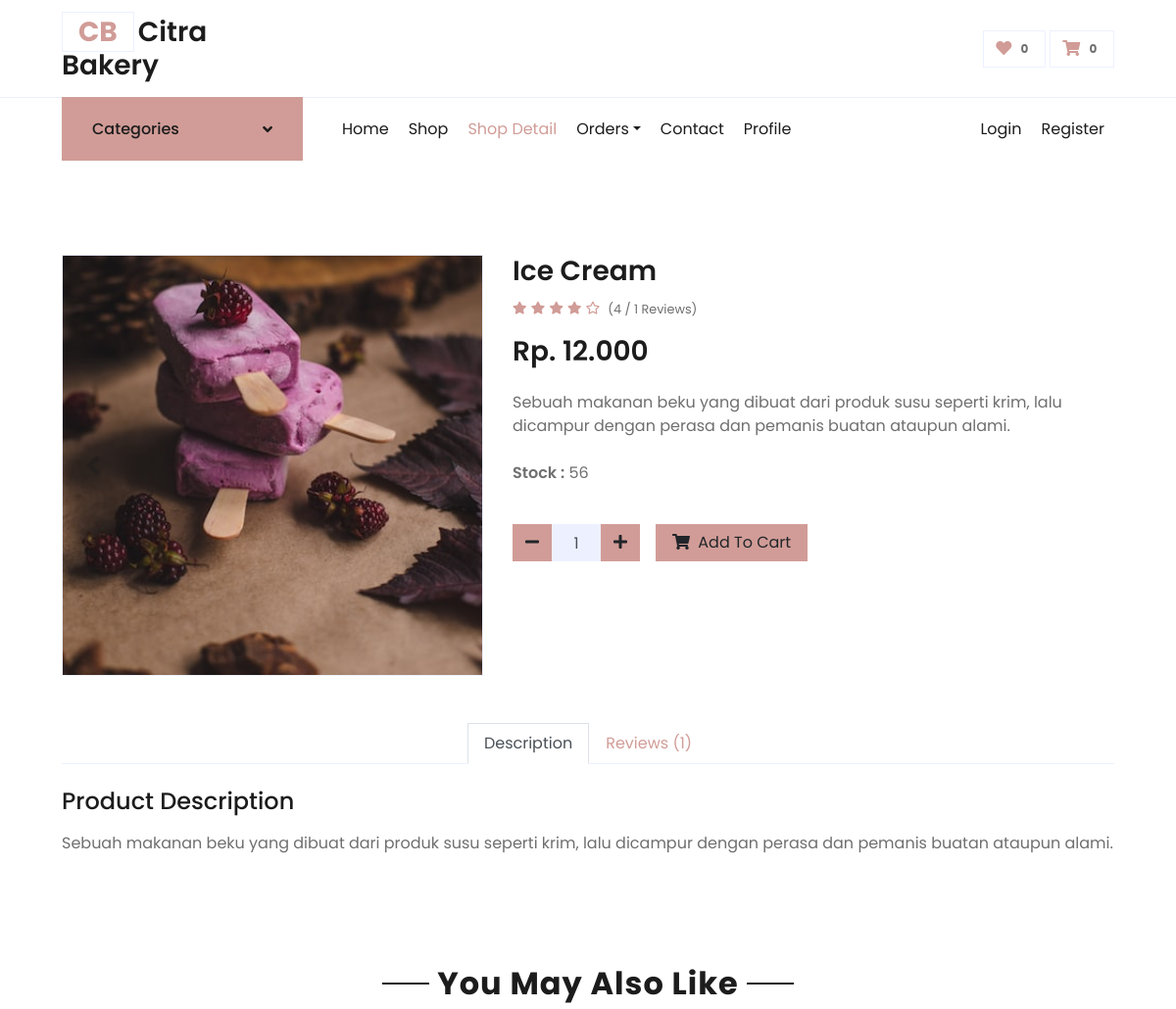
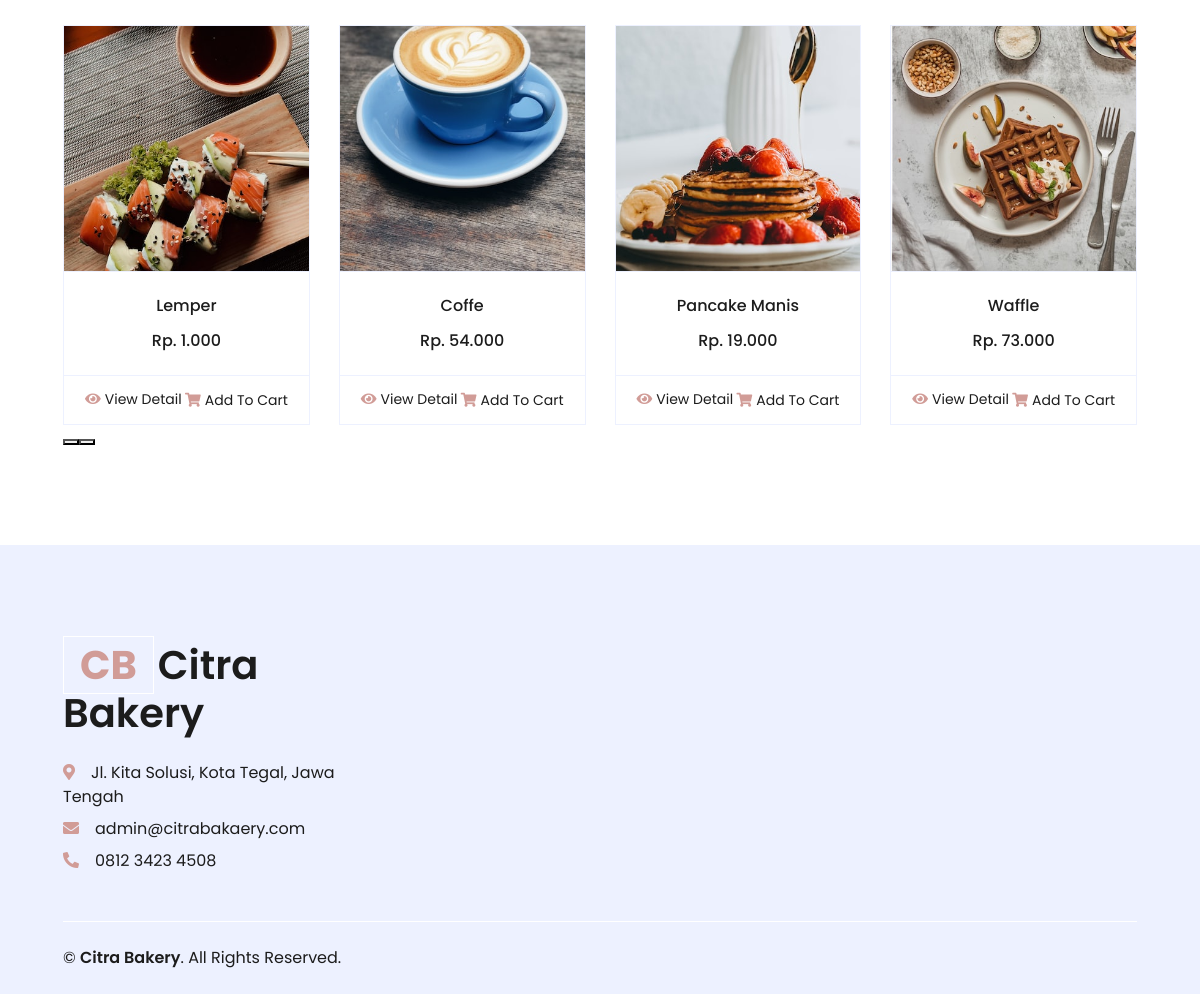
Screenshot of /detail/10 with the database file from the repository (2 pictures, top to bottom).
### tables this page shows
CREATE TABLE `gambar` (
  `id` int(11) NOT NULL,
  `idMenu` int(11) NOT NULL,
  `gambar` text NOT NULL,
  `createdAt` timestamp NOT NULL DEFAULT current_timestamp(),
  `updatedAt` timestamp NULL DEFAULT NULL ON UPDATE current_timestamp()
);

CREATE TABLE `menu` (
  `id` int(11) NOT NULL,
  `kategori_id` int(11) NOT NULL,
  `nama_menu` varchar(100) NOT NULL,
  `deskripsi` text DEFAULT NULL,
  `harga` int(11) NOT NULL,
  `stok` int(7) NOT NULL DEFAULT 0,
  `createdAt` timestamp NOT NULL DEFAULT current_timestamp(),
  `updatedAt` timestamp NULL DEFAULT NULL ON UPDATE current_timestamp()
);

### application/controllers/Frontend.php (called while the page is built, shortened)
<?php
class Frontend extends CI_Controller
{
    public function __construct()
    {
        $this->load->model('M_Front', 'front');
    }
    public function detail($id)
    {
        $product = $this->front->getProduct([
            'menu.id' => $id
        ]);
        $gambar = $this->front->getGambar([
            'idMenu' => $id
        ]);
        $review = $this->front->getReview([
            'review.idMenu' => $id
        ]);
        $rating = $this->front->getRating([
            'idMenu' => $id
        ]);
        $rating = [
            'rating' => round($rating->rating, 1),
            'total' => $rating->total
        ];
        $data = [
            'title'    => 'Shop Detail | Citra Bakery',
            'page'     => 'frontend/detail',
            'kategori' => $this->front->getKategori(),
            'product'  => $product,
            'gambar'   => $gambar,
            'products' => $this->front->getProductRandom($id),
            'review'   => $review,
            'rating'   => $rating
        ];
        $this->load->view('frontend/index', $data);
    }
}

### index.php (called while the page is built, shortened)
<?php
require_once BASEPATH . 'core/CodeIgniter.php';

### application/models/M_Front.php (called while the page is built, shortened)
<?php
class M_Front extends CI_Model
{
	public function getKategori()
	{
		$this->db->order_by('kategori', 'asc');
		return $this->db->get('kategori')->result();
	}
	public function getProduct($where)
	{
		$this->db->where($where);
		return $this->db->get('menu')->row();
	}
	public function getGambar($where)
	{
		$this->db->where($where);
		$this->db->order_by('createdAt', 'desc');
		return $this->db->get('gambar')->result();
	}
	public function getProductRandom($id)
	{
		$this->db->where('id !=', $id);
		$this->db->order_by('nama_menu', 'RANDOM');
		return $this->db->get('menu', 5)->result();
	}
	public function getReview($where)
	{
		$this->db->select('review.*, user.name, user.image');
		$this->db->join('user', 'user.id = review.idUser', 'inner');
		$this->db->where($where);
		$this->db->order_by('review.createdAt', 'desc');
		return $this->db->get('review')->result();
	}
	public function getRating($where)
	{
		$this->db->select('AVG(rating) as rating, COUNT(id) as total');
		$this->db->where($where);
		return $this->db->get('review')->row();
	}
}

### application/helpers/menu_helper.php (called while the page is built, shortened)
<?php
function gambar($idMenu)
{
	$CI = &get_instance();
	$CI->db->where('idMenu', $idMenu);
	$CI->db->order_by('gambar', 'RANDOM');
	$data = $CI->db->get('gambar')->row();
	return $data->gambar;
}

### application/views/frontend/detail.php (the view, shortened to what this page needs)
<div class="container-fluid py-5">
	<div class="row px-xl-5">
		<div class="col-lg-5 pb-5">
			<div id="product-carousel" class="carousel slide" data-ride="carousel">
				<div class="carousel-inner border">
					<?php foreach ($gambar as $i => $g) : ?>
						<div class="carousel-item <?= ($i == 0) ? 'active' : ''; ?>">
							<img class="w-100 h-100" src="<?= base_url('upload/gambar/' . $g->gambar); ?>" alt="Image">
						</div>
					<?php endforeach; ?>
				</div>
				<a class="carousel-control-prev" href="#product-carousel" data-slide="prev">
					<i class="fa fa-2x fa-angle-left text-dark"></i>
				</a>
				<a class="carousel-control-next" href="#product-carousel" data-slide="next">
					<i class="fa fa-2x fa-angle-right text-dark"></i>
				</a>
			</div>
		</div>
		<div class="col-lg-7 pb-5">
			<h3 class="font-weight-semi-bold"><?= $product->nama_menu; ?></h3>
			<?php if ($rating['total'] != 0) : ?>
				<div class="d-flex mb-3">
					<div class="text-primary mr-2">
						<?php if ($rating['rating'] < 1) : ?>
							<small class="fas fa-star-half-alt"></small>
							<small class="far fa-star"></small>
							<small class="far fa-star"></small>
							<small class="far fa-star"></small>
							<small class="far fa-star"></small>
						<?php elseif ($rating['rating'] == 4) : ?>
							<small class="fas fa-star"></small>
							<small class="fas fa-star"></small>
							<small class="fas fa-star"></small>
							<small class="fas fa-star"></small>
							<small class="far fa-star"></small>
						<?php endif; ?>
					</div>
					<small class="pt-1">(<?= $rating['rating'] . ' / ' . $rating['total']; ?> Reviews)</small>
				</div>
			<?php endif; ?>
			<h3 class="font-weight-semi-bold mb-4"><?= 'Rp. ' . number_format($product->harga, 0, ',', '.'); ?></h3>
			<p class="mb-4">
				<?= $product->deskripsi; ?>
			</p>
			<p class="mb-4">
				<label class="font-weight-semi-bold">Stock : </label><?= ($product->stok > 0) ? ' ' . $product->stok : ' sold out'; ?>
			</p>
			<?php if ($product->stok > 0) : ?>
				<form action="<?= base_url('addToCart'); ?>" method="POST">
					<div class="d-flex align-items-center mb-4 pt-2">
						<div class="input-group mr-3" style="width: 130px;">
							<div class="input-group-btn">
								<button type="button" class="btn btn-primary" id="btn_minus">
									<i class="fa fa-minus"></i>
								</button>
							</div>
							<input type="text" class="form-control bg-secondary text-center" value="1" name="total" id="input_total">
							<div class="input-group-btn">
								<button type="button" class="btn btn-primary" id="btn_plus">
									<i class="fa fa-plus"></i>
								</button>
							</div>
						</div>
						<button type="submit" class="btn btn-primary px-3" id="add-to-cart"><i class="fa fa-shopping-cart mr-1"></i> Add To Cart</button>
					</div>
				</form>
			<?php endif; ?>
		</div>
	</div>
	<div class="row px-xl-5">
		<div class="col">
			<div class="nav nav-tabs justify-content-center border-secondary mb-4">
				<a class="nav-item nav-link active" data-toggle="tab" href="#tab-pane-1">Description</a>
				<a class="nav-item nav-link" data-toggle="tab" href="#tab-pane-3">Reviews (<?= $rating['total']; ?>)</a>
			</div>
			<div class="tab-content">
				<div class="tab-pane fade show active" id="tab-pane-1">
					<h4 class="mb-3">Product Description</h4>
					<p>
						<?= $product->deskripsi; ?>
					</p>
				</div>
			</div>
		</div>
	</div>
</div>
<div class="container-fluid py-5">
	<div class="text-center mb-4">
		<h2 class="section-title px-5"><span class="px-2">You May Also Like</span></h2>
	</div>
	<div class="row px-xl-5">
		<div class="col">
			<div class="owl-carousel related-carousel">
				<?php foreach ($products as $pro) : ?>
					<div class="card product-item border-0">
						<div class="card-header product-img position-relative overflow-hidden bg-transparent border p-0">
							<img class="img-fluid w-100" src="<?= base_url('upload/gambar/' . gambar($pro->id)); ?>" alt="<?= $pro->nama_menu; ?>">
						</div>
						<div class="card-body border-left border-right text-center p-0 pt-4 pb-3">
							<h6 class="text-truncate mb-3"><?= $pro->nama_menu; ?></h6>
							<div class="d-flex justify-content-center">
								<h6><?= 'Rp. ' . number_format($pro->harga, 0, ',', '.'); ?></h6>
							</div>
						</div>
						<div class="card-footer d-flex justify-content-between bg-light border">
							<a href="<?= base_url('detail/' . $pro->id); ?>" class="btn btn-sm text-dark p-0"><i class="fas fa-eye text-primary mr-1"></i>View Detail</a>
							<?php if ($pro->stok > 0) : ?>
								<form action="<?= base_url('addToCart'); ?>" method="POST">
									<button type="submit" class="btn btn-sm text-dark p-0"><i class="fas fa-shopping-cart text-primary mr-1"></i>Add To Cart</button>
								</form>
							<?php else : ?>
								<a href="javascript:void(0)" class="btn btn-sm text-muted p-0" data-toggle="tooltip" title="Sold Out"><i class="fas fa-shopping-cart text-muted mr-1"></i><del>Add To Cart</del></a>
							<?php endif; ?>
						</div>
					</div>
				<?php endforeach; ?>
			</div>
		</div>
	</div>
</div>

### rows the page displays
gambar: gambar (picture)
menu: nama_menu "Ice Cream", harga "12.000", deskripsi "Sebuah makanan beku yang dibuat dari produk susu seperti krim, lalu dicampur dengan perasa dan pemanis buatan ataupun alami.", stok "56"
menu: id.gambar (picture), nama_menu "Lemper", harga "1.000"
menu: id.gambar (picture), nama_menu "Coffe", harga "54.000"
menu: id.gambar (picture), nama_menu "Pancake Manis", harga "19.000"
menu: id.gambar (picture), nama_menu "Waffle", harga "73.000"

### other values shown
$rating['rating'] "4"
$rating['total'] "1"
